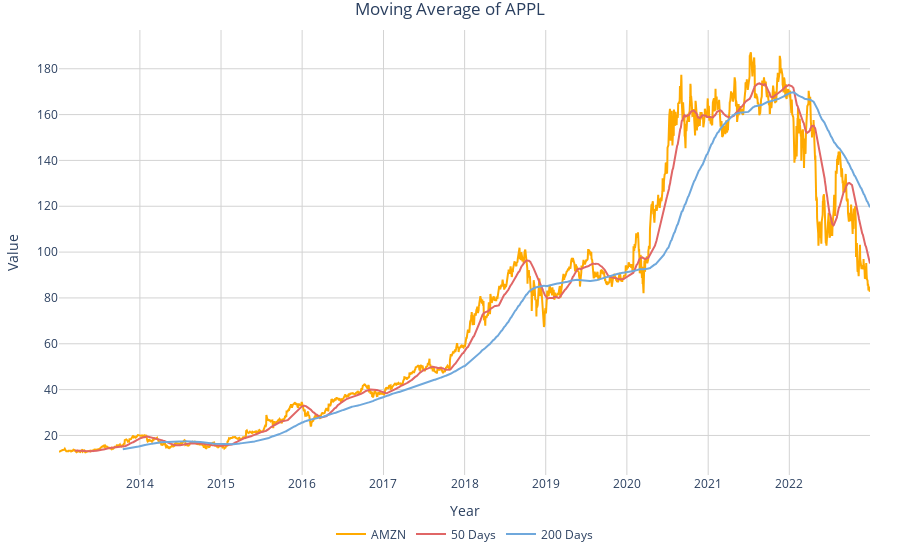

Write notebook code for a chart like this one.
### Code cell
amzn['MA50'] = amzn['Open'].rolling(50).mean()
amzn['MA200'] = amzn['Open'].rolling(200).mean()

fig = go.Figure()
fig.add_trace(go.Scatter(x = date, y = amzn['Open'], mode = 'lines',
                         name = 'AMZN', marker_color = '#FFAA00'))
fig.add_trace(go.Scatter(x = date, y = amzn['MA50'], mode = 'lines',
                         name = '50 Days', marker_color = '#e06666'))
fig.add_trace(go.Scatter(x = date, y = amzn['MA200'], mode = 'lines',
                         name = '200 Days', marker_color = '#6fa8dc'))
fig.update_layout(legend_orientation = 'h', legend = dict(x=.5, xanchor="center"),
                  plot_bgcolor = "white", xaxis = dict(gridcolor = 'lightgrey'),
                  yaxis = dict(gridcolor = 'lightgrey'), title_text = 'Moving Average of APPL',
                  title_x = .5, xaxis_title = 'Year', yaxis_title = "Value",
                  margin = dict(l=30, r=30, t=30, b=30))

fig.show()

### Figure 1 — Plotly figure (JSON) as saved in the notebook; plotly's stock layout.template omitted (floating-point values rounded to 4 significant figures; data arrays with more than 128 entries replaced by an {"elided": "..."} marker saying what was removed)
{"data": [{"marker": {"color": "#FFAA00"}, "mode": "lines", "name": "AMZN", "type": "scatter", "x": {"elided": "2518 str values"}, "y": {"elided": "2518 float values"}}, {"marker": {"color": "#e06666"}, "mode": "lines", "name": "50 Days", "type": "scatter", "x": {"elided": "2518 str values"}, "y": {"elided": "2518 float values"}}, {"marker": {"color": "#6fa8dc"}, "mode": "lines", "name": "200 Days", "type": "scatter", "x": {"elided": "2518 str values"}, "y": {"elided": "2518 float values"}}], "layout": {"legend": {"orientation": "h", "x": 0.5, "xanchor": "center"}, "margin": {"b": 30, "l": 30, "r": 30, "t": 30}, "plot_bgcolor": "white", "title": {"text": "Moving Average of APPL", "x": 0.5}, "xaxis": {"gridcolor": "lightgrey", "title": {"text": "Year"}}, "yaxis": {"gridcolor": "lightgrey", "title": {"text": "Value"}}}}
